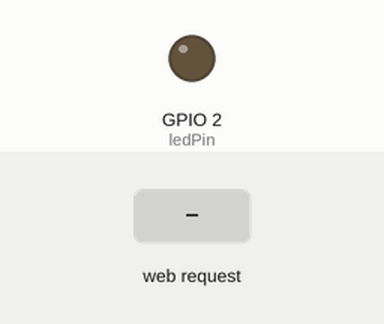
Simulated run of this sketch. Board: ESP8266 (NodeMCU). On the bench: output pins drawn as LEDs (lit = HIGH). The test bench sets the inputs (shaded band). WiFi joins after 1.5 s; servers stay silent unless stated; what the sketch prints to the serial monitor is not drawn.

Above: at 2.7 s.
2.8 s: HTTP request GET /led/on received
At 3.8 s:
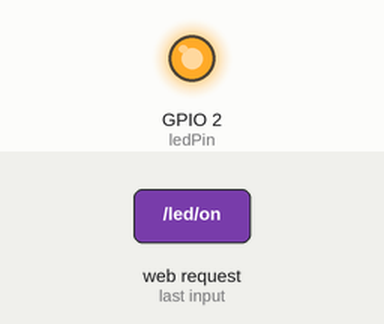
4.3 s: HTTP request GET /led/off received
At 4.9 s:
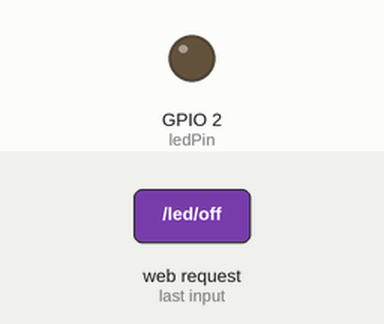
Timing chart, 0 to 7.3 s (numbered marks = the images above; inputs shaded):
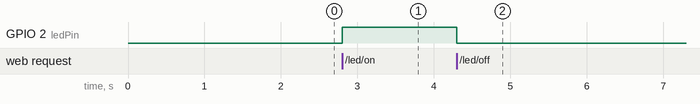

Measured:
- after the input at 2.8 s, GPIO 2 (ledPin): LOW → HIGH at once
- after the input at 4.3 s, GPIO 2 (ledPin): HIGH → LOW at once

The sketch:

builtinLed2.ino
```cpp
#include <ESP8266WiFi.h>
#include <ESP8266WebServer.h>

const char* ssid = "Lab Pemrograman";
const char* password = "12345678"; // No password for Wokwi-GUEST
ESP8266WebServer server(80);

const int ledPin = 2; // GPIO2 (D4 on NodeMCU)

String ledState = "off"; // Default state (LED ON because of reversed logic)

void sendCORSHeaders() {
    server.sendHeader("Access-Control-Allow-Origin", "*");
    server.sendHeader("Access-Control-Allow-Methods", "GET, POST, OPTIONS");
    server.sendHeader("Access-Control-Allow-Headers", "Content-Type");
}

void setup() {
    Serial.begin(115200);
    WiFi.begin(ssid, password);
    Serial.print("Connecting to WiFi");

    while (WiFi.status() != WL_CONNECTED) {
        delay(500);
        Serial.print(".");
    }

    Serial.println("\nConnected to WiFi");
    Serial.print("IP Address: ");
    Serial.println(WiFi.localIP());

    pinMode(ledPin, OUTPUT);
    digitalWrite(ledPin, LOW); // Ensure LED starts ON (reversed logic)

    server.on("/", HTTP_GET, []() {
        sendCORSHeaders();
        server.send(200, "text/plain", "ESP8266 LED Controller");
    });

    server.on("/led/on", HTTP_GET, []() {
        sendCORSHeaders();
        digitalWrite(ledPin, HIGH); // Turn LED OFF
        ledState = "on";
        server.send(200, "text/plain", "LED is ON");
    });

    server.on("/led/off", HTTP_GET, []() {
        sendCORSHeaders();
        digitalWrite(ledPin, LOW); // Turn LED ON
        ledState = "off";
        server.send(200, "text/plain", "LED is OFF");
    });

    server.on("/status", HTTP_GET, []() {
        sendCORSHeaders();
        String response = "{\"state\": \"" + ledState + "\"}";
        server.send(200, "application/json", response);
    });

    server.begin();
    Serial.println("HTTP server started");
}

void loop() {
    server.handleClient();
}
```
